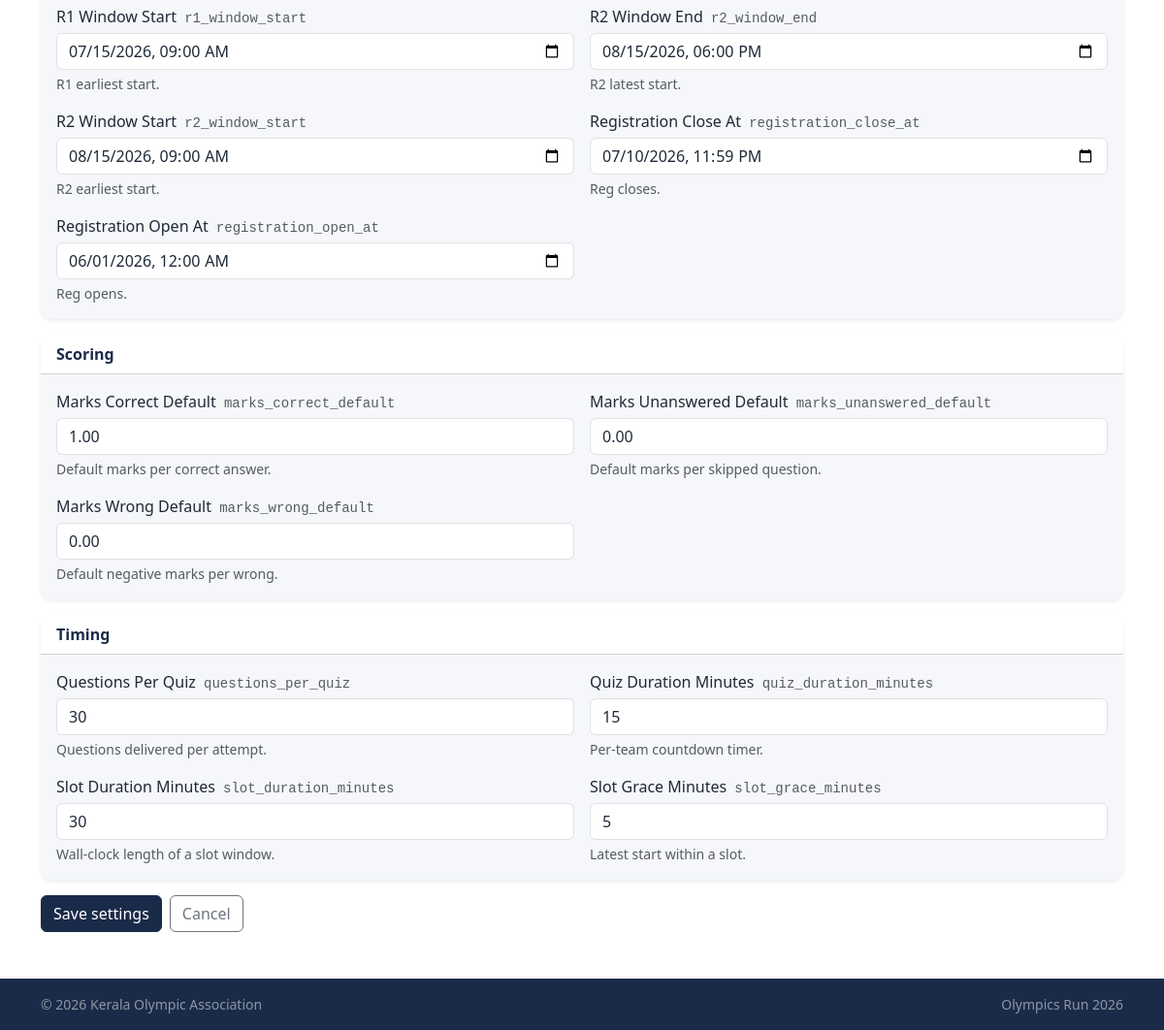
The app's page /admin/settings (signed in, lower part), older data.
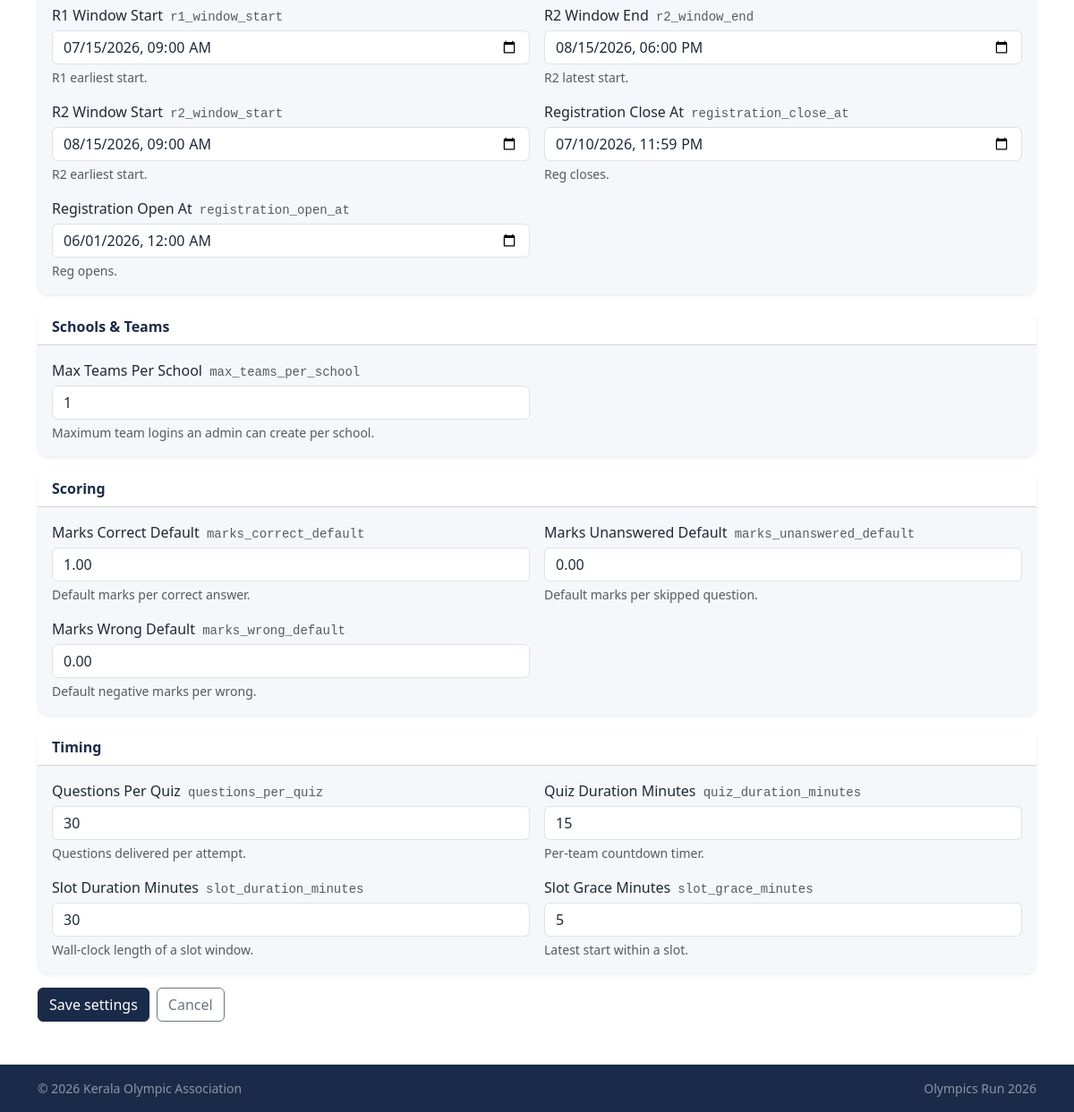
The same page, newer data.
### tables this page shows
CREATE TABLE settings (
    setting_key    VARCHAR(100) NOT NULL,
    setting_value  TEXT         NULL,
    value_type     ENUM('string','int','float','bool','datetime','json')
                          NOT NULL DEFAULT 'string',
    description    VARCHAR(255) NULL,
    updated_by_admin_id INT UNSIGNED NULL,
    updated_at     DATETIME     NOT NULL DEFAULT CURRENT_TIMESTAMP
                                                ON UPDATE CURRENT_TIMESTAMP,
    PRIMARY KEY (setting_key),
    KEY idx_settings_type (value_type),
    CONSTRAINT fk_settings_admin
        FOREIGN KEY (updated_by_admin_id) REFERENCES admins(admin_id)
        ON DELETE SET NULL
);

### includes/helpers.php (called while the page is built, shortened)
<?php
function e(?string $value): string
{
    return htmlspecialchars((string)$value, ENT_QUOTES | ENT_SUBSTITUTE, 'UTF-8');
}
function pull_errors(): array
{
    $e = $_SESSION['_errors'] ?? [];
    return $e;
}
function invalid_class(array $errors, string $key): string
{
    return isset($errors[$key]) ? ' is-invalid' : '';
}
function view(string $template, array $data = []): string
{
    $__file = __DIR__ . '/../views/' . $template . '.php';
    extract($data, EXTR_SKIP);
    include $__file;
    return ob_get_clean();
}
function render(string $template, array $data = []): void
{
    $content   = view($template, $data);
    extract($data, EXTR_SKIP);
    include __DIR__ . '/../views/layouts/app.php';
}
function dt_for_input(?string $mysqlDatetime): string
{
    $ts = strtotime($mysqlDatetime);
    return $ts === false ? '' : date('Y-m-d\TH:i', $ts);
}

### controllers/AdminSettingsController.php (called while the page is built, shortened)
<?php
final class AdminSettingsController
{
    public function index(): void
    {
        render('admin/settings/index', [
            'title'    => 'Settings — Admin',
            'settings' => Settings::allWithMeta(),
        ]);
    }
}

### includes/Database.php (called while the page is built, shortened)
<?php
final class Database
{
    private static ?PDO $pdo = null;
    public static function connection(): PDO
    {
        if (self::$pdo !== null) {
            return self::$pdo;
        }
        $cfg = $GLOBALS['APP_CONFIG']['db'];
        $dsn = sprintf(
            'mysql:host=%s;port=%d;dbname=%s;charset=%s',
            $cfg['host'],
            $cfg['port'],
            $cfg['name'],
            $cfg['charset']
        );
        self::$pdo = new PDO($dsn, $cfg['user'], $cfg['pass'], [
            PDO::ATTR_ERRMODE            => PDO::ERRMODE_EXCEPTION,
            PDO::ATTR_DEFAULT_FETCH_MODE => PDO::FETCH_ASSOC,
            PDO::ATTR_EMULATE_PREPARES   => false,
            PDO::MYSQL_ATTR_INIT_COMMAND => "SET NAMES utf8mb4 COLLATE utf8mb4_unicode_ci",
        ]);
        return self::$pdo;
    }
    public static function query(string $sql, array $params = []): PDOStatement
    {
        $stmt = self::connection()->prepare($sql);
        $stmt->execute($params);
        return $stmt;
    }
    public static function fetchAll(string $sql, array $params = []): array
    {
        return self::query($sql, $params)->fetchAll();
    }
}

### includes/Settings.php (called while the page is built, shortened)
<?php
final class Settings
{
    private static ?array $cache = null;
    private static function loadAll(): array
    {
        if (self::$cache !== null) return self::$cache;
        $rows = Database::fetchAll('SELECT setting_key, setting_value FROM settings');
        $out = [];
        foreach ($rows as $r) $out[$r['setting_key']] = $r['setting_value'];
        return self::$cache = $out;
    }
    public static function get(string $key, ?string $default = null): ?string
    {
        $all = self::loadAll();
        return $all[$key] ?? $default;
    }
    public static function bool(string $key, bool $default = false): bool
    {
        $v = self::get($key);
        return in_array(strtolower($v), ['1', 'true', 'yes', 'on'], true);
    }
    public static function allWithMeta(): array
    {
        return Database::fetchAll(
            'SELECT setting_key, setting_value, value_type, description, updated_at
               FROM settings
              ORDER BY setting_key'
        );
    }
}

### views/admin/settings/index.php (the view, shortened to what this page needs)
<?php
$errors = pull_errors();
$groupFor = static function (string $key): string {
    if (str_starts_with($key, 'mail_'))            return 'Email / SMTP';
    if ($key === 'max_teams_per_school')           return 'Schools & Teams';
    if (str_starts_with($key, 'r1_')
        || str_starts_with($key, 'r2_')
        || str_starts_with($key, 'registration_')) return 'Rounds & Windows';
    if (str_starts_with($key, 'marks_'))           return 'Scoring';
    if (in_array($key, ['slot_duration_minutes', 'quiz_duration_minutes',
                        'questions_per_quiz', 'slot_grace_minutes'], true)) return 'Timing';
    if (str_starts_with($key, 'result_'))          return 'Results';
    return 'Branding & Display';
};
$grouped = [];
foreach ($settings as $row) {
    $grouped[$groupFor($row['setting_key'])][] = $row;
}
ksort($grouped);
$label = static fn(string $key): string =>
    ucwords(str_replace('_', ' ', $key));
?>
<?php if (empty($settings)): ?>
    <div class="card panel border-0 shadow-sm">
        <div class="card-body text-center text-muted py-5">
            <i class="bi bi-sliders display-5"></i>
            <p class="mb-0 mt-2">No settings found. Import the seed data to populate defaults.</p>
        </div>
    </div>
<?php else: ?>
<form method="post" action="/admin/settings" novalidate>
    <?php foreach ($grouped as $group => $rows): ?>
        <div class="card panel border-0 shadow-sm mb-3">
            <div class="card-header bg-white fw-semibold text-navy"><?= e($group) ?></div>
            <div class="card-body">
                <div class="row g-3">
                    <?php foreach ($rows as $row):
                        $key  = $row['setting_key'];
                        $type = $row['value_type'];
                        $val  = $row['setting_value'];
                        $name = 'settings[' . $key . ']';
                    ?>
                        <div class="col-12 col-md-6">
                            <label class="form-label mb-1" for="set-<?= e($key) ?>">
                                <?= e($label($key)) ?>
                                <code class="small text-muted ms-1"><?= e($key) ?></code>
                            </label>
                            <?php if ($type === 'bool'): ?>
                                           <?= Settings::bool($key) ? 'checked' : '' ?>>
                            <?php else: ?>
                                <input
                                    type="<?= $type === 'int' || $type === 'float' ? 'number' : ($type === 'datetime' ? 'datetime-local' : 'text') ?>"
                                    <?= $type === 'float' ? 'step="0.01"' : '' ?>
                                    class="form-control<?= invalid_class($errors, $key) ?>"
                                    id="set-<?= e($key) ?>"
                                    name="<?= e($name) ?>"
                                    value="<?= e($type === 'datetime' ? dt_for_input($val) : (string)$val) ?>">
                                <?php if (!empty($row['description'])): ?>
                                    <div class="form-text small"><?= e($row['description']) ?></div>
                                <?php endif; ?>
                            <?php endif; ?>
                        </div>
                    <?php endforeach; ?>
                </div>
            </div>
        </div>
    <?php endforeach; ?>
    <div class="d-flex gap-2 mb-4">
        <button class="btn btn-primary">Save settings</button>
        <a href="/admin/dashboard" class="btn btn-outline-secondary">Cancel</a>
    </div>
</form>
<?php endif; ?>

### public/index.php (shortened to what this page needs)
<?php
$reqPath = strtok($_SERVER['REQUEST_URI'] ?? '/', '?') ?: '/';
$reqPath = rtrim($reqPath, '/') ?: '/';
$method  = $_SERVER['REQUEST_METHOD'] ?? 'GET';
foreach ($routes as $pattern => $handler) {
    [$rMethod, $rPath] = explode(' ', $pattern, 2);
    if ($rMethod !== $method) continue;
    if (!str_contains($rPath, '{')) {
        if ($rPath !== $reqPath) continue;
        $params = [];
    } else {
        $regex = '#^' . preg_replace('#\{(\w+)\}#', '(?<$1>[^/]+)', $rPath) . '$#';
        if (!preg_match($regex, $reqPath, $m)) continue;
        $params = array_values(array_filter(
            $m,
            static fn($k) => is_string($k),
            ARRAY_FILTER_USE_KEY
        ));
    }
    if (is_array($handler)) {
        [$class, $methodName] = $handler;
        (new $class)->$methodName(...$params);
    } else {
        $handler(...$params);
    }
    return;
}

### views/layouts/app.php (shortened to what this page needs)
<!doctype html>
<html lang="en">
<head>
    <link rel="stylesheet"
          href="https://cdn.jsdelivr.net/npm/bootstrap@5.3.3/dist/css/bootstrap.min.css">
    <link rel="stylesheet"
          href="https://cdn.jsdelivr.net/npm/bootstrap-icons@1.11.3/font/bootstrap-icons.min.css">
    <link rel="stylesheet" href="/css/app.css">
</head>
<body class="d-flex flex-column min-vh-100 bg-app">
<main class="flex-grow-1 py-3 py-md-4">
    <div class="container">
        <?= $content ?>
    </div>
</main>
<footer class="footer mt-auto py-3 bg-navy text-white-50">
    <div class="container small d-md-flex justify-content-between">
        <span>&copy; <?= date('Y') ?> Kerala Olympic Association</span>
        <span>Olympics Run 2026</span>
    </div>
</footer>
</body>
</html>

### public/css/app.css (style rules this page uses)
:root { --or-navy: #1A2B49; --or-navy-700: #14223A; --or-navy-300: #4A5A75; --or-teal: #00897B; --or-teal-700: #006B61; --or-teal-300: #4DB6A6; --or-panel: #F5F7FA; --or-panel-dark: #E6EAF1; --or-bg: #FFFFFF; --or-text: #1F2937; --or-muted: #6B7280; }
:root, [data-bs-theme="light"] { --bs-primary: var(--or-navy); --bs-primary-rgb: 26, 43, 73; --bs-link-color: var(--or-teal); --bs-link-color-rgb: 0, 137, 123; --bs-link-hover-color: var(--or-teal-700); --bs-body-bg: var(--or-bg); --bs-body-color: var(--or-text); }
body.bg-app { background-color: var(--or-bg); color: var(--or-text); }
.bg-navy { background-color: var(--or-navy) !important; }
.text-navy { color: var(--or-navy) !important; }
.card.panel { background-color: var(--or-panel); border-radius: 0.75rem; }
.btn-primary { --bs-btn-bg: var(--or-navy); --bs-btn-border-color: var(--or-navy); --bs-btn-hover-bg: var(--or-navy-700); --bs-btn-hover-border-color: var(--or-navy-700); --bs-btn-active-bg: var(--or-navy-700); --bs-btn-active-border-color: var(--or-navy-700); --bs-btn-disabled-bg: var(--or-navy-300); --bs-btn-disabled-border-color: var(--or-navy-300); }
.footer.bg-navy { background-color: var(--or-navy) !important; }

Row changes from the older to the newer data that the page shows:
added settings: setting_key "Max Teams Per School", setting_key "max_teams_per_school", setting_value "1", description "Maximum team logins an admin can create per school.", shown under "Schools & Teams"
Text that changed along with them:
new list line: "Schools & Teams"
